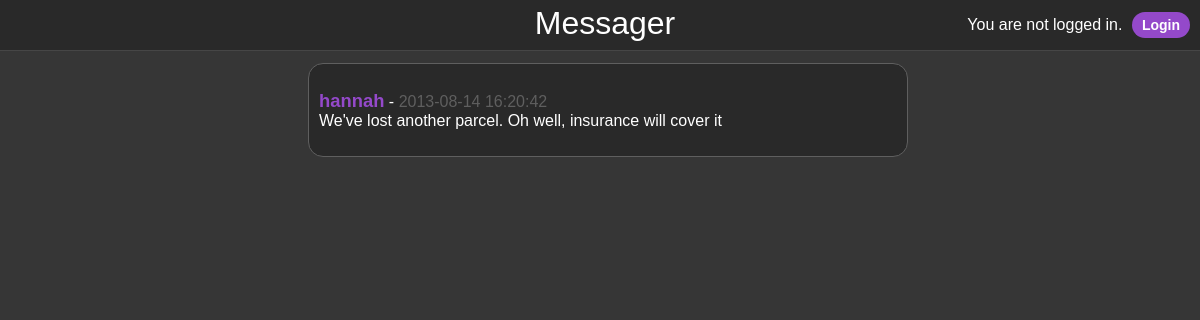
Screenshot of /user/view/hannah with the database file from the repository.
### tables this page shows
CREATE TABLE `Messages` (
  `user_username` varchar(128) NOT NULL,
  `text` varchar(256) NOT NULL,
  `posted_at` datetime default NULL,
  `id` int(11) NOT NULL auto_increment,
  PRIMARY KEY  (`id`),
  KEY `userbane` (`user_username`),
  CONSTRAINT `userbane` FOREIGN KEY (`user_username`) REFERENCES `Users` (`username`) ON DELETE CASCADE ON UPDATE CASCADE
);

### application/controllers/User.php (called while the page is built, shortened)
<?php
class User extends CI_Controller {
    public function view($name = NULL)
    {
        $this->load->model('Messages_model');
        $this->load->model('Users_model');
        $data['query'] = $this->Messages_model->getMessagesByPoster($name);
        $data['content'] = 'view_messages';
        $this->load->view('template/view_template', $data);
    }
}

### index.php (called while the page is built, shortened)
<?php
require_once BASEPATH.'core/CodeIgniter.php';

### application/models/Messages_model.php (called while the page is built, shortened)
<?php
class Messages_model extends CI_Model {
    public function getMessagesByPoster($name) {
        return $this->db->select('*')
                    ->from('Messages')
                    ->where('user_username', $name)
                    ->order_by('posted_at', 'DESC')
                    ->get()
                    ->result_array();
    }
}

### application/views/view_messages.php (the view, shortened to what this page needs)
<?php
    if(empty($query)) {
        echo "<div class='message'>No messages found!</div>";
    }
    else {
        foreach ($query as $row) {
            echo "<div class='message'><ul><li><span class='username'>".anchor(site_url(array('user/view', $row['user_username'])), $row['user_username']).
                    "</span> - <span class='posted-at'>".$row['posted_at']."</span></li><li>".$row['text']."</li></ul></div>";
        }
    }
?>

### assets/stylesheets/main.css (style rules this page uses)
body { background-color: #363636; color: #FFFFFF; font-family: "Trebuchet MS", Helvetica, sans-serif; padding-top: 40px; width: 100%; overflow-x: hidden; }
a { color: #9449ca; text-decoration: none; }
ul { list-style-type: none; padding: 0; }
.message { border-top: 1px solid #4b4b4b; border-bottom: 1px solid #2b2b2b; border-right: 1px solid #4b4b4b; border-left: 1px solid #4b4b4b; padding: 10px; background-color: #292929; }
.message:first-of-type { border-top: 1px solid #5f5f5f; border-radius: 15px 15px 0 0; }
.message:last-of-type { border-bottom: 1px solid #5f5f5f; border-radius: 0 0 15px 15px; }
.message:only-of-type { border: 1px solid #5f5f5f; border-radius: 15px; }
.username { font-weight: bold; font-size: 115%; }
.posted-at { color: #5f5f5f; }

### rows the page displays
messages: user_username "hannah", posted_at "2013-08-14 16:20:42", text "We've lost another parcel. Oh well, insurance will cover it"
